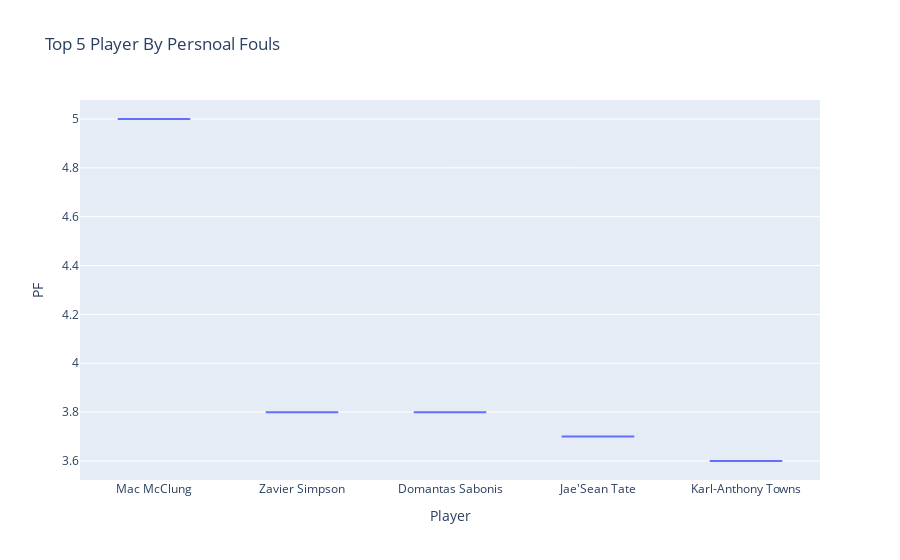

The notebook cell saved with this chart:
### Code cell
fig = px.box(top_5_personal_fouls , x = 'Player' , y = 'PF' , title = 'Top 5 Player By Persnoal Fouls')
fig.show()

### Figure 1 — Plotly figure (JSON) as saved in the notebook; plotly's stock layout.template omitted (floating-point values rounded to 4 significant figures)
{"data": [{"alignmentgroup": "True", "hovertemplate": "Player=%{x}<br>PF=%{y}<extra></extra>", "legendgroup": "", "marker": {"color": "#636efa"}, "name": "", "notched": false, "offsetgroup": "", "orientation": "v", "showlegend": false, "type": "box", "x": ["Mac McClung", "Zavier Simpson", "Domantas Sabonis", "Jae'Sean Tate", "Karl-Anthony Towns"], "x0": " ", "xaxis": "x", "y": [5, 3.8, 3.8, 3.7, 3.6], "y0": " ", "yaxis": "y"}], "layout": {"boxmode": "group", "legend": {"tracegroupgap": 0}, "title": {"text": "Top 5 Player By Persnoal Fouls"}, "xaxis": {"anchor": "y", "domain": [0, 1], "title": {"text": "Player"}}, "yaxis": {"anchor": "x", "domain": [0, 1], "title": {"text": "PF"}}}}
